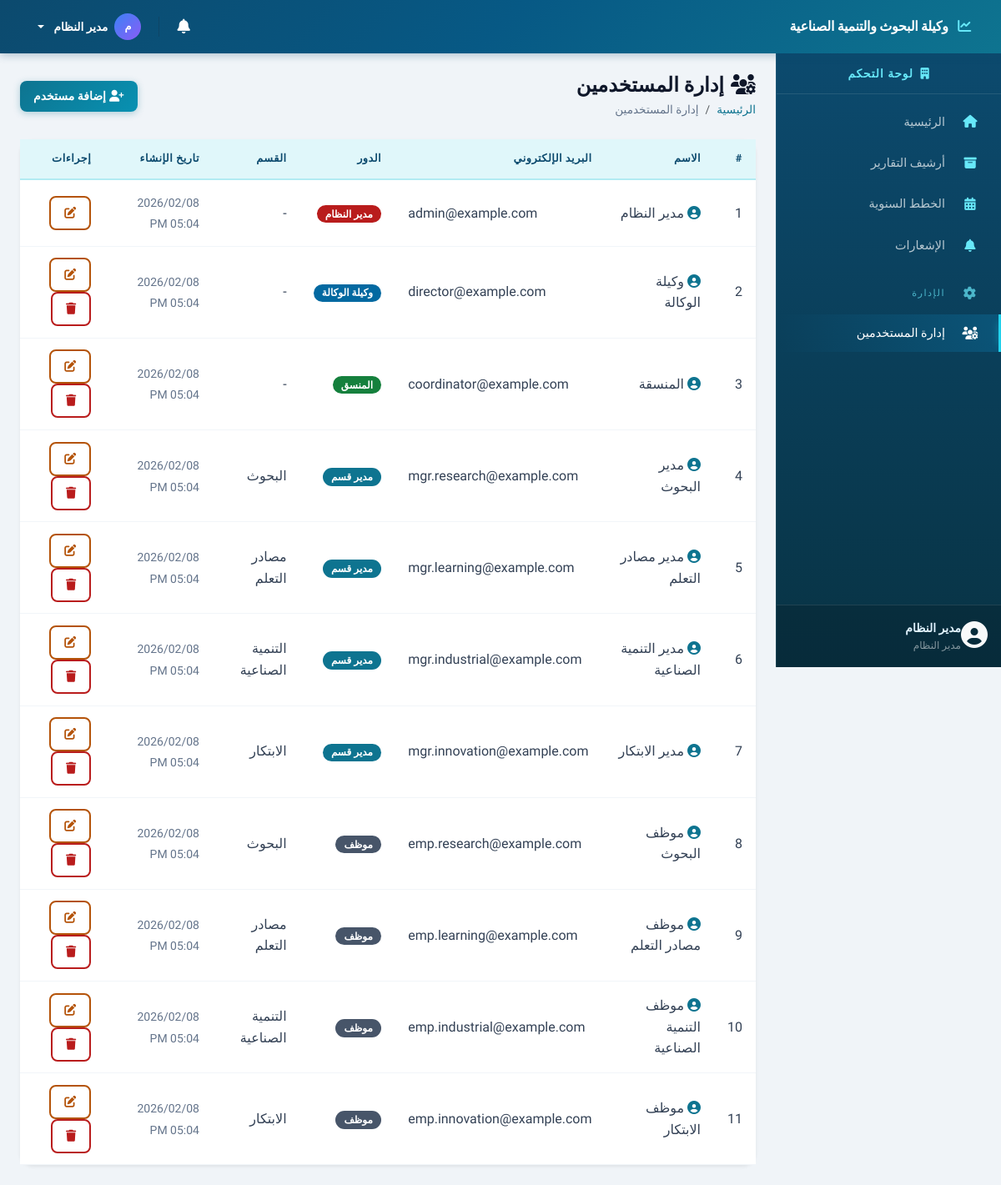
The page /pages/users_management.php (signed in) on the database its author committed.
### tables this page shows
CREATE TABLE IF NOT EXISTS users (
    id INT PRIMARY KEY AUTO_INCREMENT,
    name VARCHAR(100) NOT NULL,
    email VARCHAR(100) NOT NULL UNIQUE,
    password VARCHAR(255) NOT NULL,
    role ENUM('admin', 'director', 'coordinator', 'manager', 'employee') NOT NULL DEFAULT 'employee',
    department_id INT NULL,
    created_at TIMESTAMP DEFAULT CURRENT_TIMESTAMP,
    FOREIGN KEY (department_id) REFERENCES departments(id) ON DELETE SET NULL
);

CREATE TABLE IF NOT EXISTS departments (
    id INT PRIMARY KEY AUTO_INCREMENT,
    name VARCHAR(100) NOT NULL,
    created_at TIMESTAMP DEFAULT CURRENT_TIMESTAMP
);

### includes/functions.php (called while the page is built, shortened)
<?php
require_once __DIR__ . '/../config/database.php';
function isLoggedIn() {
    return isset($_SESSION['user_id']) && !empty($_SESSION['user_id']);
}
function isAdmin() {
    return isset($_SESSION['user_role']) && $_SESSION['user_role'] === 'admin';
}
function isEmployee() {
    return isset($_SESSION['user_role']) && $_SESSION['user_role'] === 'employee';
}
function e($string) {
    return htmlspecialchars($string ?? '', ENT_QUOTES, 'UTF-8');
}
function db() {
    return Database::getInstance()->getConnection();
}
function dbQuery($sql, $params = []) {
    $stmt = db()->prepare($sql);
    $stmt->execute($params);
    return $stmt;
}
function dbFetchOne($sql, $params = []) {
    $stmt = dbQuery($sql, $params);
    return $stmt->fetch();
}
function dbFetchAll($sql, $params = []) {
    $stmt = dbQuery($sql, $params);
    return $stmt->fetchAll();
}
function getCurrentUser() {
    return dbFetchOne("SELECT u.*, d.name as department_name FROM users u LEFT JOIN departments d ON u.department_id = d.id WHERE u.id = ?", [$_SESSION['user_id']]);
}
function getRoleName($role) {
    $roles = [
        'admin' => 'مدير النظام',
        'director' => 'وكيلة الوكالة',
        'coordinator' => 'المنسق',
        'manager' => 'مدير قسم',
        'employee' => 'موظف'
    ];
    return $roles[$role] ?? $role;
}
function formatDateTime($datetime) {
    return date('Y/m/d h:i A', strtotime($datetime));
}
function getCurrentPage() {
    return basename($_SERVER['PHP_SELF'], '.php');
}
function isActivePage($page) {
    return getCurrentPage() === $page ? 'active' : '';
}

### config/database.php (called while the page is built, shortened)
<?php
class Database {
    private static $instance = null;
    private $pdo;
    private function __construct() {
        try {
            $dsn = "mysql:host=" . DB_HOST . ";dbname=" . DB_NAME . ";charset=" . DB_CHARSET;
            $options = [
                PDO::ATTR_ERRMODE            => PDO::ERRMODE_EXCEPTION,
                PDO::ATTR_DEFAULT_FETCH_MODE => PDO::FETCH_ASSOC,
                PDO::ATTR_EMULATE_PREPARES   => false,
                PDO::MYSQL_ATTR_INIT_COMMAND => "SET NAMES utf8mb4 COLLATE utf8mb4_unicode_ci"
            ];
            $this->pdo = new PDO($dsn, DB_USER, DB_PASS, $options);
        } catch (PDOException $e) {
            die('خطأ في الاتصال بقاعدة البيانات: ' . $e->getMessage());
        }
    }
    public static function getInstance() {
        if (self::$instance === null) {
            self::$instance = new self();
        }
        return self::$instance;
    }
    public function getConnection() {
        return $this->pdo;
    }
}

### pages/users_management.php (the view, shortened to what this page needs)
<?php
require_once __DIR__ . '/../includes/header.php';
$users = dbFetchAll(
    "SELECT u.*, d.name as department_name FROM users u LEFT JOIN departments d ON u.department_id = d.id ORDER BY u.id"
);
?>
<div class="d-flex justify-content-between align-items-center mb-4">
    <div>
        <h4 class="mb-1"><i class="fas fa-users-cog me-2"></i>إدارة المستخدمين</h4>
        <nav aria-label="breadcrumb">
            <ol class="breadcrumb mb-0">
                <li class="breadcrumb-item"><a href="<?= SITE_URL ?>/pages/dashboard.php">الرئيسية</a></li>
                <li class="breadcrumb-item active">إدارة المستخدمين</li>
            </ol>
        </nav>
    </div>
    <button class="btn btn-primary" data-bs-toggle="modal" data-bs-target="#addUserModal">
        <i class="fas fa-user-plus me-1"></i>إضافة مستخدم
    </button>
</div>
<div class="card border-0 shadow-sm">
    <div class="card-body p-0">
        <div class="table-responsive">
            <table class="table table-hover align-middle mb-0">
                <thead class="table-light">
                    <tr>
                        <th>#</th>
                        <th>الاسم</th>
                        <th>البريد الإلكتروني</th>
                        <th>الدور</th>
                        <th>القسم</th>
                        <th>تاريخ الإنشاء</th>
                        <th>إجراءات</th>
                    </tr>
                </thead>
                <tbody>
                    <?php foreach ($users as $user): ?>
                    <tr>
                        <td><?= $user['id'] ?></td>
                        <td><i class="fas fa-user-circle text-primary me-1"></i><?= e($user['name']) ?></td>
                        <td dir="ltr" class="text-end"><?= e($user['email']) ?></td>
                        <td>
                            <?php
                            $roleBadges = [
                                'admin' => 'danger',
                                'director' => 'info',
                                'coordinator' => 'success',
                                'manager' => 'primary',
                                'employee' => 'secondary'
                            ];
                            ?>
                            <span class="badge bg-<?= $roleBadges[$user['role']] ?? 'secondary' ?>">
                                <?= getRoleName($user['role']) ?>
                            </span>
                        </td>
                        <td><?= e($user['department_name'] ?? '-') ?></td>
                        <td><small class="text-muted"><?= formatDateTime($user['created_at']) ?></small></td>
                        <td>
                            <button class="btn btn-sm btn-outline-warning" onclick="editUser(<?= htmlspecialchars(json_encode($user), ENT_QUOTES) ?>)">
                                <i class="fas fa-edit"></i>
                            </button>
                            <?php if ($user['id'] != $_SESSION['user_id']): ?>
                            <button class="btn btn-sm btn-outline-danger" onclick="deleteUser(<?= $user['id'] ?>, '<?= e($user['name']) ?>')">
                                <i class="fas fa-trash"></i>
                            </button>
                            <?php endif; ?>
                        </td>
                    </tr>
                    <?php endforeach; ?>
                </tbody>
            </table>
        </div>
    </div>
</div>
<?php
require_once __DIR__ . '/../includes/footer.php';
?>

### includes/header.php (shortened to what this page needs)
<?php
require_once __DIR__ . '/functions.php';
$currentUser = getCurrentUser();
?>
<!DOCTYPE html>
<html lang="ar" dir="rtl">
<head>
    <link rel="stylesheet" href="https://cdn.jsdelivr.net/npm/bootstrap@5.3.0/dist/css/bootstrap.rtl.min.css">
    <link rel="stylesheet" href="https://cdnjs.cloudflare.com/ajax/libs/font-awesome/6.4.0/css/all.min.css">
    <link rel="stylesheet" href="https://cdn.jsdelivr.net/npm/sweetalert2@11/dist/sweetalert2.min.css">
    <link rel="stylesheet" href="<?= SITE_URL ?>/assets/css/style.css">
</head>
<body>
    <nav class="navbar navbar-expand-lg navbar-dark bg-primary fixed-top">
        <div class="container-fluid">
            <a class="navbar-brand" href="<?= SITE_URL ?>/pages/dashboard.php">
                <i class="fas fa-chart-line me-2"></i>
                <span class="d-none d-sm-inline"><?= e(SITE_NAME) ?></span>
            </a>
            <div class="d-flex align-items-center ms-auto gap-1">
                <div class="dropdown">
                    <button class="btn btn-link text-white position-relative px-2" data-bs-toggle="dropdown" aria-expanded="false" style="font-size: 1.1rem;">
                        <i class="fas fa-bell"></i>
                    </button>
                </div>
                <div class="dropdown">
                    <button class="btn btn-link text-white dropdown-toggle text-decoration-none d-flex align-items-center gap-2 px-2" data-bs-toggle="dropdown">
                        <div class="d-flex align-items-center justify-content-center rounded-circle" style="width:32px; height:32px; background: linear-gradient(135deg, #3b82f6, #8b5cf6); font-size: 0.8rem;">
                            <?= mb_substr($currentUser['name'] ?? '', 0, 1) ?>
                        </div>
                        <span class="d-none d-md-inline" style="font-size: 0.85rem;"><?= e($currentUser['name'] ?? '') ?></span>
                    </button>
                </div>
            </div>
        </div>
    </nav>
    <div class="d-flex" id="wrapper">
        <?php include __DIR__ . '/sidebar.php'; ?>
        <div class="flex-grow-1" id="page-content">
            <div class="container-fluid p-4">

### includes/sidebar.php (shortened to what this page needs)
<div class="sidebar bg-dark text-white" id="sidebar">
    <div class="sidebar-header text-center py-3 border-bottom border-secondary">
        <h6 class="mb-0">
            <i class="fas fa-building me-1"></i>
            لوحة التحكم
        </h6>
    </div>
    <nav class="sidebar-nav">
        <ul class="nav flex-column py-2">
            <li class="nav-item">
                <a class="nav-link <?= isActivePage('dashboard') ?>" href="<?= SITE_URL ?>/pages/dashboard.php">
                    <i class="fas fa-home me-2"></i>
                    <span>الرئيسية</span>
                </a>
            </li>
            <li class="nav-item">
                <a class="nav-link <?= isActivePage('reports_archive') ?>" href="<?= SITE_URL ?>/pages/reports_archive.php">
                    <i class="fas fa-archive me-2"></i>
                    <span>أرشيف التقارير</span>
                </a>
            </li>
            <?php if (!isEmployee()): ?>
            <li class="nav-item">
                <a class="nav-link <?= isActivePage('upload_annual_plan') ?>" href="<?= SITE_URL ?>/pages/upload_annual_plan.php">
                    <i class="fas fa-calendar-alt me-2"></i>
                    <span>الخطط السنوية</span>
                </a>
            </li>
            <?php endif; ?>
            <li class="nav-item">
                <a class="nav-link <?= isActivePage('notifications') ?>" href="<?= SITE_URL ?>/pages/notifications.php">
                    <i class="fas fa-bell me-2"></i>
                    <span>الإشعارات</span>
                </a>
            </li>
            <?php if (isAdmin()): ?>
            <li class="nav-item mt-2 mb-1">
                <span class="nav-link text-muted small text-uppercase">
                    <i class="fas fa-cog me-2"></i>الإدارة
                </span>
            </li>
            <li class="nav-item">
                <a class="nav-link <?= isActivePage('users_management') ?>" href="<?= SITE_URL ?>/pages/users_management.php">
                    <i class="fas fa-users-cog me-2"></i>
                    <span>إدارة المستخدمين</span>
                </a>
            </li>
            <?php endif; ?>
        </ul>
    </nav>
    <div class="sidebar-footer border-top border-secondary p-3 mt-auto">
        <div class="d-flex align-items-center">
            <div class="flex-shrink-0">
                <i class="fas fa-user-circle fa-2x text-light"></i>
            </div>
            <div class="flex-grow-1 me-2 overflow-hidden">
                <div class="fw-bold small text-truncate"><?= e($currentUser['name'] ?? '') ?></div>
                <div class="text-muted smaller"><?= getRoleName($currentUser['role'] ?? '') ?></div>
            </div>
        </div>
    </div>
</div>

### includes/footer.php (shortened to what this page needs)
            </div>
        </div>
    </div>
</body>
</html>

### rows shown on the page
users: name "م", name "مدير النظام", role "مدير النظام", id "1", email "admin@example.com", department_name "-", created_at "2026/02/08 05:04 PM"
users: id "2", name "وكيلة الوكالة", email "director@example.com", role "وكيلة الوكالة", department_name "-", created_at "2026/02/08 05:04 PM"
users: id "3", name "المنسقة", email "coordinator@example.com", role "المنسق", department_name "-", created_at "2026/02/08 05:04 PM"
users: id "4", name "مدير البحوث", email "mgr.research@example.com", role "مدير قسم", department.name "البحوث", created_at "2026/02/08 05:04 PM"
users: id "5", name "مدير مصادر التعلم", email "mgr.learning@example.com", role "مدير قسم", department.name "مصادر التعلم", created_at "2026/02/08 05:04 PM"
users: id "6", name "مدير التنمية الصناعية", email "mgr.industrial@example.com", role "مدير قسم", department.name "التنمية الصناعية", created_at "2026/02/08 05:04 PM"
users: id "7", name "مدير الابتكار", email "mgr.innovation@example.com", role "مدير قسم", department.name "الابتكار", created_at "2026/02/08 05:04 PM"
users: id "8", name "موظف البحوث", email "emp.research@example.com", role "موظف", department.name "البحوث", created_at "2026/02/08 05:04 PM"
users: id "9", name "موظف مصادر التعلم", email "emp.learning@example.com", role "موظف", department.name "مصادر التعلم", created_at "2026/02/08 05:04 PM"
users: id "10", name "موظف التنمية الصناعية", email "emp.industrial@example.com", role "موظف", department.name "التنمية الصناعية", created_at "2026/02/08 05:04 PM"
users: id "11", name "موظف الابتكار", email "emp.innovation@example.com", role "موظف", department.name "الابتكار", created_at "2026/02/08 05:04 PM"

### other values the page prints
SITE_NAME "وكيلة البحوث والتنمية الصناعية"
